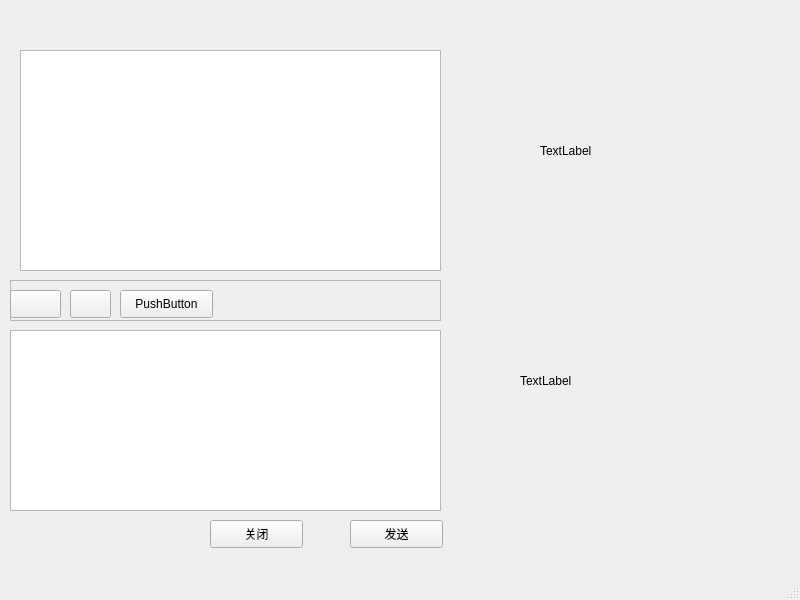
<?xml version="1.0" encoding="UTF-8"?>
<ui version="4.0">
 <class>chatWindowWidget</class>
 <widget class="QMainWindow" name="chatWindowWidget">
  <property name="geometry">
   <rect>
    <x>0</x>
    <y>0</y>
    <width>800</width>
    <height>600</height>
   </rect>
  </property>
  <property name="windowTitle">
   <string>MainWindow</string>
  </property>
  <widget class="QWidget" name="centralwidget">
   <widget class="QTextEdit" name="textEditreceive">
    <property name="geometry">
     <rect>
      <x>20</x>
      <y>50</y>
      <width>421</width>
      <height>221</height>
     </rect>
    </property>
   </widget>
   <widget class="QTextEdit" name="textEditsend">
    <property name="geometry">
     <rect>
      <x>10</x>
      <y>330</y>
      <width>431</width>
      <height>181</height>
     </rect>
    </property>
   </widget>
   <widget class="QFrame" name="frame">
    <property name="geometry">
     <rect>
      <x>10</x>
      <y>280</y>
      <width>431</width>
      <height>41</height>
     </rect>
    </property>
    <property name="frameShape">
     <enum>QFrame::StyledPanel</enum>
    </property>
    <property name="frameShadow">
     <enum>QFrame::Raised</enum>
    </property>
    <widget class="QPushButton" name="pushButtonsmile">
     <property name="geometry">
      <rect>
       <x>0</x>
       <y>10</y>
       <width>51</width>
       <height>28</height>
      </rect>
     </property>
     <property name="text">
      <string/>
     </property>
    </widget>
    <widget class="QPushButton" name="pushButtontxt">
     <property name="geometry">
      <rect>
       <x>60</x>
       <y>10</y>
       <width>41</width>
       <height>28</height>
      </rect>
     </property>
     <property name="text">
      <string/>
     </property>
    </widget>
    <widget class="QPushButton" name="pushButton">
     <property name="geometry">
      <rect>
       <x>110</x>
       <y>10</y>
       <width>93</width>
       <height>28</height>
      </rect>
     </property>
     <property name="text">
      <string>PushButton</string>
     </property>
    </widget>
   </widget>
   <widget class="QPushButton" name="pushButtonsend">
    <property name="geometry">
     <rect>
      <x>350</x>
      <y>520</y>
      <width>93</width>
      <height>28</height>
     </rect>
    </property>
    <property name="text">
     <string>发送</string>
    </property>
   </widget>
   <widget class="QPushButton" name="pushButtonclose">
    <property name="geometry">
     <rect>
      <x>210</x>
      <y>520</y>
      <width>93</width>
      <height>28</height>
     </rect>
    </property>
    <property name="text">
     <string>关闭</string>
    </property>
   </widget>
   <widget class="QLabel" name="label">
    <property name="geometry">
     <rect>
      <x>540</x>
      <y>60</y>
      <width>161</width>
      <height>181</height>
     </rect>
    </property>
    <property name="text">
     <string>TextLabel</string>
    </property>
   </widget>
   <widget class="QLabel" name="label_2">
    <property name="geometry">
     <rect>
      <x>520</x>
      <y>290</y>
      <width>161</width>
      <height>181</height>
     </rect>
    </property>
    <property name="text">
     <string>TextLabel</string>
    </property>
   </widget>
  </widget>
  <widget class="QMenuBar" name="menubar">
   <property name="geometry">
    <rect>
     <x>0</x>
     <y>0</y>
     <width>800</width>
     <height>26</height>
    </rect>
   </property>
  </widget>
  <widget class="QStatusBar" name="statusbar"/>
  <action name="actionsmile">
   <property name="text">
    <string>表情</string>
   </property>
   <property name="toolTip">
    <string>smile</string>
   </property>
  </action>
 </widget>
 <resources/>
 <connections/>
</ui>
